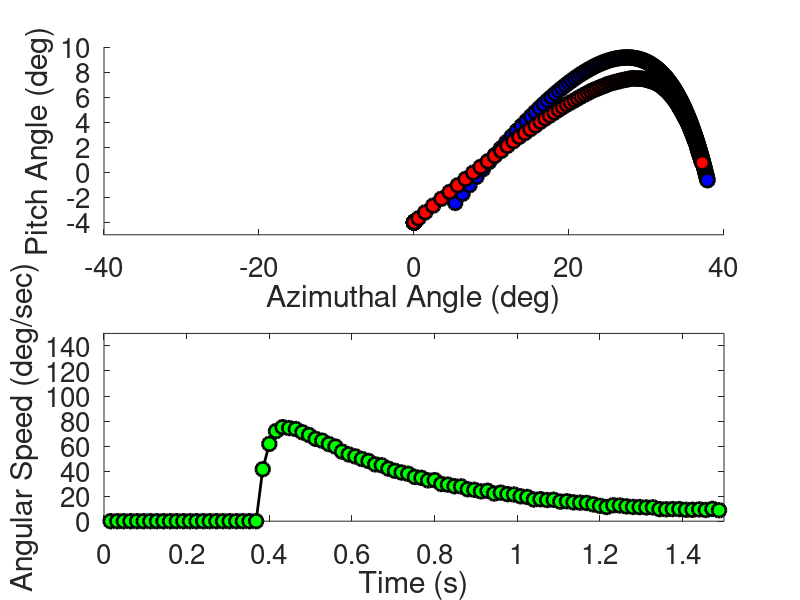
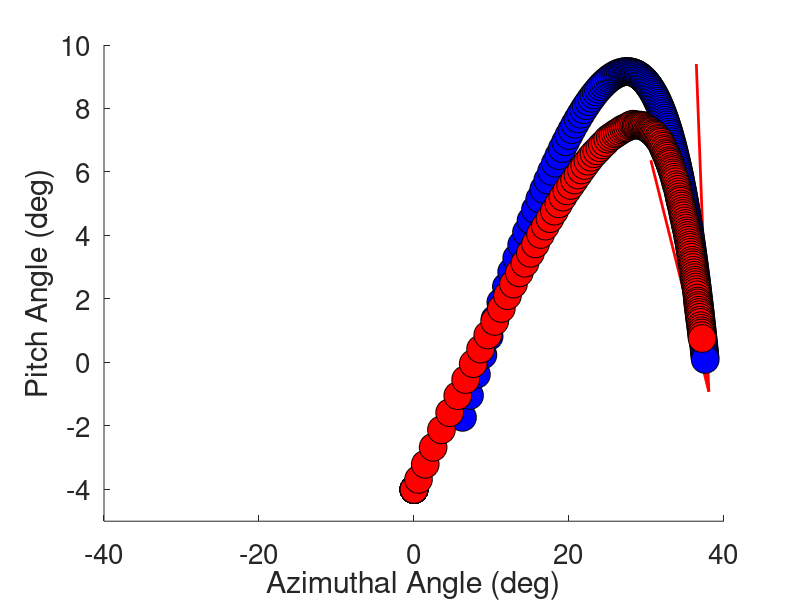

Source code (MATLAB) for these figures, in order:
clear, clc

load('targetTrajec.mat');

FR = 0.016; %frame rate, of target 
si = randi(10);

azT = squeeze(targTrajec(si, 1, :)); azT = azT(~isnan(azT));
elT = squeeze(targTrajec(si, 2, :)); elT = elT(~isnan(elT));

trltime = length(azT);

azW = nan(1,trltime);
elW = nan(1,trltime);
spd = nan(1,trltime);

%% parameters to calibrate
RT = round(randi([200,400])/1000/FR); % reaction time divide by FR to get indexes delay
spdfactor = .05; % slow down the speed, add momentum
noiselevel = 0.01; % sensorimotor noise
targPred = 10; % time points of visual prediction

%% online plotting
figure(2), clf, hold on
hq = quiver(0,0,1,1); set(hq, 'Color', [1 0 0], 'LineWidth', 2, 'autoScaleFactor', 1, 'MaxHeadSize',3)
xlabel('Azimuthal Angle (deg)', 'FontSize', 20)
ylabel('Pitch Angle (deg)', 'FontSize', 20)
axis([-40 40 -5 10])
set(gca,'FontSize', 20)
drawnow

%% iterations through trial
azW(1) = 0; elW(1) = -4;
rho_pre = 0;


for t = 2:trltime-targPred
    
    if t < RT
        dx = 0; dy = 0;
        dxp = 0; dyp = 0;
        rho = 0;
    else
        
        dxc = azT(t+targPred) - azW(t-1);
        dyc = elT(t+targPred) - elW(t-1);
        
        % direction of intended movement
        [theta, rho_p] = cart2pol(dxc, dyc);
        
        %rho = (spdfactor*rho_p + (1-spdfactor)*rho_pre)/2;
        rho = (spdfactor*rho_p + rho_pre)/2;
       
        [dxp, dyp] = pol2cart(theta, rho);
        
        
        dx = dxp + normrnd(0,noiselevel);
        dy = dyp + normrnd(0,noiselevel);
        
    end % RT
    
    azW(t) = azW(t-1) + dx;
    elW(t) = elW(t-1) + dy;
    spd(t) = sqrt((dx/FR).^2 + (dy/FR).^2);
    
    plot(azT(t), elT(t), 'o','MarkerSize', 20, 'MarkerFaceColor', 'b', 'MarkerEdgeColor', 'k')
    plot(azW(t), elW(t), 'o','MarkerSize', 20, 'MarkerFaceColor', 'r', 'MarkerEdgeColor', 'k')
    set(hq, 'XData', azW(t-1), 'YData', elW(t-1), 'UData', dx*20, 'VData', dy*20)
    drawnow
    
    rho_pre = rho;
end % trial (t)

%%
figure(1), clf, 
subplot(2,1,1), hold on
plot(azT, elT, 'ok','MarkerSize', 10, 'MarkerFaceColor', 'b', 'MarkerEdgeColor', 'k', 'LineWidth',2)
plot(azW, elW, 'ok','MarkerSize', 10, 'MarkerFaceColor', 'r', 'MarkerEdgeColor', 'k', 'LineWidth',2)
xlabel('Azimuthal Angle (deg)', 'FontSize', 20)
ylabel('Pitch Angle (deg)', 'FontSize', 20)
axis([-40 40 -5 10])
set(gca,'FontSize', 20)

subplot(2,1,2)
plot((0:trltime-1).*FR, spd, 'o-k', 'LineWidth', 2, 'MarkerSize', 10, 'MarkerFaceColor', 'g' )
xlim([0 1.5])
ylim([0 150])
ylabel('Angular Speed (deg/sec)')
xlabel('Time (s)')
set(gca, 'FontSize', 20)
